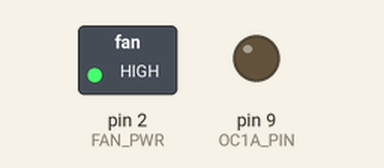
Simulated run of this sketch. Board: Arduino Uno, built with avr-gcc and run on an emulated ATmega328P. On the bench: switched loads named in the sketch (green lamp = pin HIGH), output pins drawn as LEDs (lit = HIGH).

Above: at 0.1 s.
At 30.1 s:
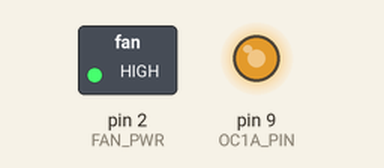
At 75.1 s:
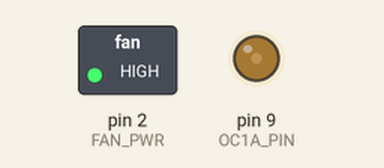
At 120.1 s:
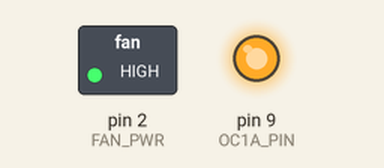
Timing chart, 0 to 121.6 s (numbered marks = the images above):
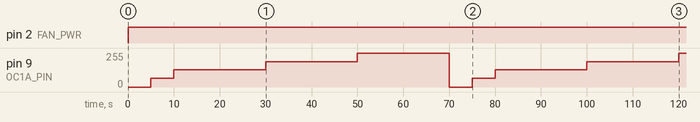

The sketch:

nano_fan.ino
```cpp
const byte OC1A_PIN = 9;
const byte OC1B_PIN = 10;
const byte FAN_PWR = 2;

const word PWM_FREQ_HZ = 20000; //Adjust this value to adjust the frequency
const word TCNT1_TOP = 16000000/(2*PWM_FREQ_HZ);

void setup() {

  pinMode(OC1A_PIN, OUTPUT);
  pinMode(FAN_PWR, OUTPUT);


  // Clear Timer1 control and count registers
  TCCR1A = 0;
  TCCR1B = 0;
  TCNT1  = 0;

  // Set Timer1 configuration
  // COM1A(1:0) = 0b10   (Output A clear rising/set falling)
  // COM1B(1:0) = 0b00   (Output B normal operation)
  // WGM(13:10) = 0b1010 (Phase correct PWM)
  // ICNC1      = 0b0    (Input capture noise canceler disabled)
  // ICES1      = 0b0    (Input capture edge select disabled)
  // CS(12:10)  = 0b001  (Input clock select = clock/1)

  TCCR1A |= (1 << COM1A1) | (1 << WGM11);
  TCCR1B |= (1 << WGM13) | (1 << CS10);
  ICR1 = TCNT1_TOP;
}

void loop() {

    digitalWrite(FAN_PWR, HIGH);
    setPwmDuty(0);
    delay(5000);
    setPwmDuty(25); //Change this value 0-100 to adjust duty cycle
    delay(5000);
    setPwmDuty(50);
    delay(20000);
    setPwmDuty(75);
    delay(20000);
    setPwmDuty(100);
    delay(20000);
}

void setPwmDuty(byte duty) {
  OCR1A = (word) (duty*TCNT1_TOP)/100;
}
```

Measured:
- by itself, pin 2 (FAN_PWR): LOW → HIGH at 0.00 s
- by itself, pin 9 (OC1A_PIN): 0/255 → 64/255 at 5.0 s, → 128/255 5.0 s later, → 191/255 20.0 s later, → 255/255 20.0 s later, … (9 changes in this stretch)
